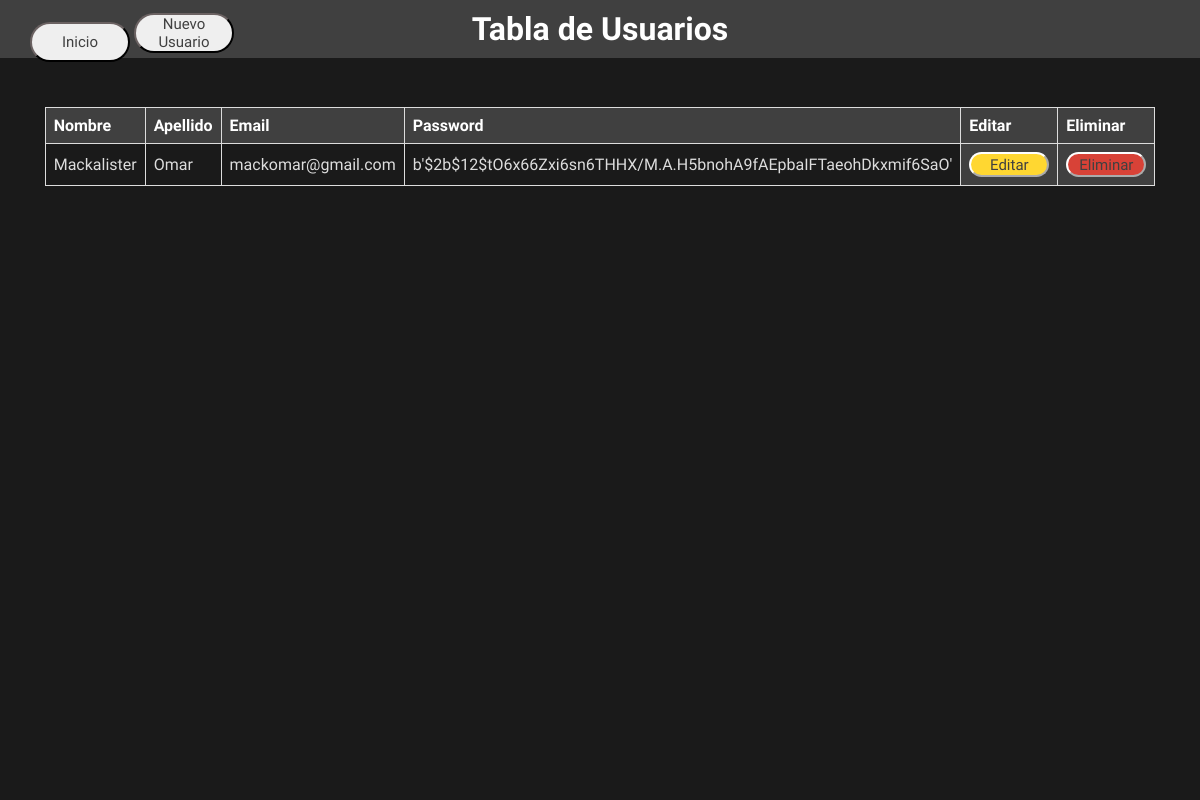
The page /usuarios/visualizar/ on the database its author committed.
### usuarios/models.py (models this page shows, shortened)
class Usuario (models.Model):
    Nombre = models.CharField (max_length=50 , blank=False , null=False)
    Apellido = models.CharField (max_length=50 , blank=False , null=False)
    Email = models.CharField (max_length=50 , blank=False , null=False , unique=True)
    Password = models.CharField (max_length=50 , blank=False , null=False)

### usuarios/views.py (the view)
# urls.py: path('visualizar', views.visualizar_hoja , name='visualizar_hoja'),
def visualizar (request):
    get_usuarios = Usuario.objects.all()
    data = {
        'get_usuarios': get_usuarios
    }
    return render(request , 'tabla_users.html' , data)

### templates/tabla_users.html (shortened to what this page needs)
{% load static %}
<!DOCTYPE html>
<html lang="en">
<head>
    <link href="{%static 'css/tabla_users.css'%}" rel="stylesheet" />
</head>
<body>
    <header>
    <h1>Tabla de Usuarios</h1>
    </header>
    <div class="capa"></div>
    <nav>
        <button class="btn-retorno" type="submit">
            <a href="{%url 'admin_index' %}">Inicio</a>
        </button>
        <button class="btn-retorno" type="submit">
            <a href="{%url 'registro' %}">Nuevo Usuario</a>
        </button>
    </nav>
    <main>
      <div class="table-container">
        <table>
            <tr>
                <th>Nombre</th>
                <th>Apellido</th>
                <th>Email</th>
                <th>Password</th>
                <th>Editar</th>
                <th>Eliminar</th>
            </tr>
            {%for user in get_usuarios%}
            <tr>
              <td>{{user.Nombre}}</td>
              <td>{{user.Apellido}}</td>
              <td>{{user.Email}}</td>
              <td>{{user.Password}}</td>
              <th> <button class="btn-retornos" type="submit">
                <a href="{% url 'editar_usuario' user.id %}">Editar</a>
            </button> </th>
            <th> <button class="btn-retorn" type="submit">
                <a href="{% url 'eliminar_usuario' user.id %}">Eliminar</a>
            </button> </th>
            </tr>
            {%endfor%}
        </table>
      </div>
    </main>
  </body>
</html>

### HumanTalentSena/static/css/tabla_users.css (style rules this page uses)
* { margin: 0; padding: 0; box-sizing: border-box; font-family: 'Akshar', sans-serif; }
body { background-color: #404040; height: 100% ; width: 100%; background-repeat: no-repeat; }
.capa { position: fixed; width: 100%; height: 100vh; background: rgba(0,0,0,0.6); z-index: -1; top: 0;left: 0; }
.btn-retornos { width: 80px; height: 25px; background-color: #ffd731; border-color: #fff; border-radius: 20px; font-family: 'Akshar', sans-serif; font-size: 15px; cursor: pointer; transition: all .4s ease-in-out; }
.btn-retorn { width: 80px; height: 25px; background-color: #d84237; border-color: #fff; border-radius: 20px; font-family: 'Akshar', sans-serif; font-size: 15px; cursor: pointer; transition: all .4s ease-in-out; }
.btn-retorno { width: 100px; height: 40px; border-color: #171515; border-radius: 20px; translate: 30px -45px ; font-family: 'Akshar', sans-serif; font-size: 15px; cursor: pointer; }
a { text-decoration: none; color: #404040; }
.table-container { width: 100%; }
table { display: flex; width: 100%; border-collapse: collapse; justify-content: center; align-items: center; }
th, td { border: 1px solid #ddd; padding: 8px; text-align: left; color: #ddd }
th { background-color: #404040; color:#fff; }
header { background-color: #404040; color: #fff; text-align: center; padding: 10px; }

### rows shown on the page
Usuario: Nombre "Mackalister", Apellido "Omar", Email "mackomar@gmail.com", Password "b'$2b$12$tO6x66Zxi6sn6THHX/M.A.H5bnohA9fAEpbaIFTaeohDkxmif6SaO'"
